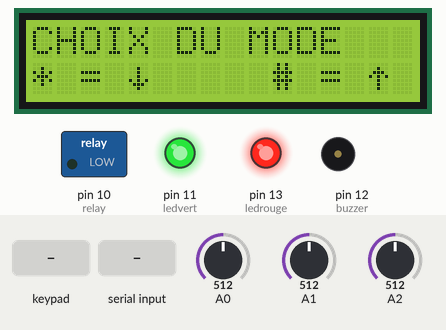
Simulated run of this sketch. Board: Arduino Nano, built with avr-gcc and run on an emulated ATmega328P. Shown: 16×2 character LCD, switched loads named in the sketch (green lamp = pin HIGH), output pins drawn as LEDs (lit = HIGH), buzzer (waves = sounding). Dashed ring = blinking. The test bench sets the inputs (shaded band); at power-on: A1 = 512, A0 = 512, A2 = 512. What the sketch prints to the serial monitor is not drawn.

Above: at 3.3 s.
3.4 s: keypad keys 2 3 4 5 pressed 0.4 s apart
At 5.2 s:
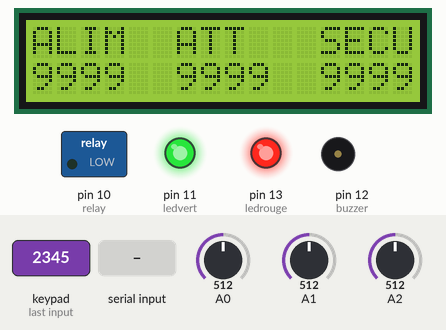
6.5 s: keypad keys 1 3 9 7 pressed 0.4 s apart
At 6.78 s:
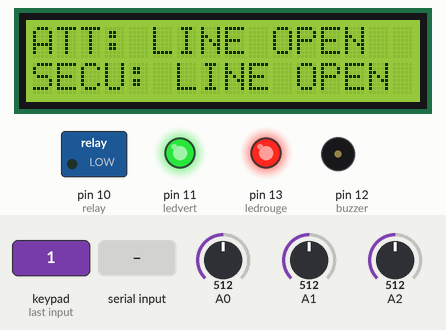
9.6 s: "1\n" received over Serial
At 10.1 s:
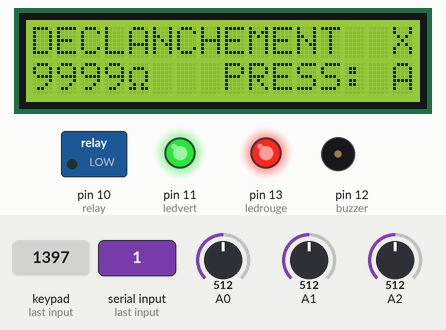
11.1 s: byte 50 ('2') received over Serial
At 11.42 s:
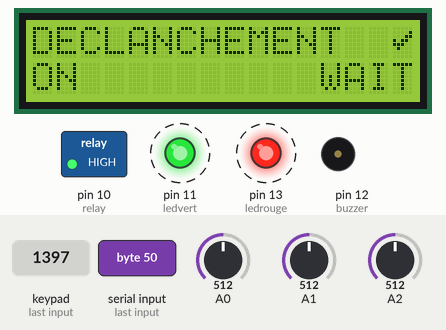
13.1 s: A1 set to 345
At 14.9 s:
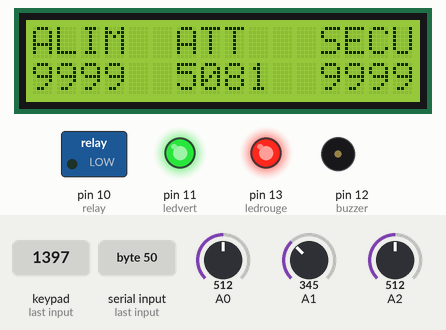
15.4 s: A1 set to 315
At 17.8 s:
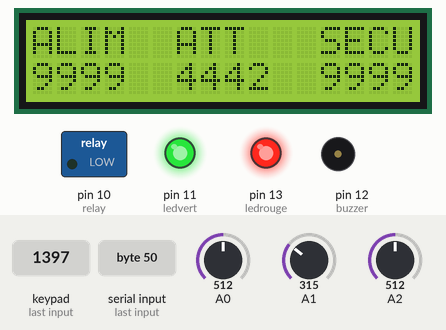
Timing chart, 0 to 18.7 s (numbered marks = the images above; inputs shaded):
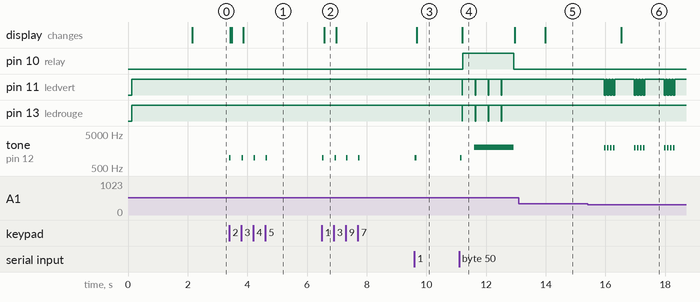

Measured:
- after the input at 3.4 s, tone on pin 12 (buzzer): alternates 1000 Hz for 0.05 s and silent for 0.36 s, 8 changes in all, then stays silent, starting at once; the display: first changes at once (image 1 shows a later state)
- after the input at 6.5 s, tone on pin 12 (buzzer): alternates 1000 Hz for 0.05 s and silent for 0.35 s, 8 changes in all, then stays silent, starting at once; the display: changes after 0.08 s (image 2)
- after the input at 9.6 s, tone on pin 12 (buzzer): silent → 1000 Hz at once, → silent 0.06 s later; the display: changes after 0.07 s (image 3)
- after the input at 11.1 s, pin 10 (relay): LOW → HIGH after 0.12 s, → LOW 1.7 s later; pin 11 (ledvert): alternates HIGH for 0.43 s and LOW for 0.01 s, starting after 0.10 s
- after the input at 13.1 s, the display: changes after 0.88 s (image 5)
- after the input at 15.4 s, pin 11 (ledvert): HIGH → LOW after 0.56 s, then repeats every 1.0 s: 3 × (HIGH 0.05 s, LOW 0.05 s), HIGH 0.66 s, LOW 0.05 s; tone on pin 12 (buzzer): silent → 2000 Hz after 0.56 s, then repeats every 1.0 s: 3 × (silent 0.05 s, 2000 Hz 0.05 s), silent 0.66 s, 2000 Hz 0.05 s; the display: changes after 1.1 s (image 6)

The sketch:

SWF_DEF_EDL_CHECKER_MASTER.ino
```cpp
String VERSION = "CHECKER V_2.1.1";
#include <SoftwareSerial.h>
//initialisation LCD
#include <LiquidCrystal_I2C.h>
LiquidCrystal_I2C lcd(0x27, 16, 2);
//initialisation keypad
#include <Keypad.h>
const byte ROWS = 4; // 4 rows
const byte COLS = 4; // 3 columns
char hexaKeys[ROWS][COLS] = {
{'1','2','3','A'},
{'4','5','6','B'},
{'7','8','9','C'},
{'*','0','#','D'}};
byte rowPins[ROWS] = {2, 3, 4, 5}; // connecté aux pins de sorties des rows clavier
byte colPins[COLS] = {6, 7, 8, 9}; // connecté aux pins de sorties des column clavier
Keypad keypad = Keypad( makeKeymap(hexaKeys), rowPins, colPins, ROWS, COLS );

//Initialisation des variable
int ALIM ;
int ATT ;
int SECU ;
int ALIMOLD;
int ATTOLD;
int SECUOLD;
int MENUOLD ;
int MENUBACK ;
int MENU = 1;
int SATTENTE;
int SSECURITE;
String ATTENTE;
String ATTENTEOLD;
String SECURITE;
String SECURITEOLD;
int key = NO_KEY;
int Rk_3 = 10; //Valeur résistance de comparaison

//initialisation de l'interval de rafreshisement
unsigned long previousMillis = 0;
unsigned long currentMillis = 0;
unsigned long stoprelay = 0;
const long seconde1 = 1000;

//initialisation caractere special fleche haut et bas
byte FBAS[] = {
  B00000,
  B00100,
  B00100,
  B00100,
  B10101,
  B01110,
  B00100,
  B00000
};

byte FHAUT[] = {
  B00000,
  B00100,
  B01110,
  B10101,
  B00100,
  B00100,
  B00100,
  B00000
};

byte Check [] = {
 B00000,
 B00001,
 B00011,
 B10110,
 B11100,
 B01000,
 B00000,
 B00000
};


byte ohm [] = {
  B00000,
  B01110,
  B10001,
  B10001,
  B10001,
  B01010,
  B11011,
  B00000
};

float sinVal;        // crée une variable de type "float" appelée "SinVal" et qui contient la valeur sinusoïdale qui fera monter et descendre la tonalité.
int toneVal;         // crée une variable de type "int" appelée "toneVal" et qui représente la fréquence de la note produite en hertz (Hz).
char mystr[50]; //Initialized variable to store recieved data


int relay = 10;
int ledrouge = 13;
int ledvert = 11;
int buzzer= 12;
void setup() {

Serial.begin(9600) ; // start serial com
lcd.begin();//start lcd
lcd.backlight();// allumage du retro-éclairage
pinMode(ledrouge,OUTPUT);// def pin led rouge
pinMode(ledvert,OUTPUT);// def pin led VERT
pinMode(buzzer, OUTPUT);//def pin buzzer
pinMode(relay, OUTPUT);//def pin relay
lcd.createChar(0, FBAS);//import fleche haut
lcd.createChar(1, FHAUT);//import fleche bas
lcd.createChar(2, Check);//import fleche bas
lcd.createChar(3, ohm);//import fleche bas
lcd.setCursor(0,0);
lcd.print("SWF_MDL_EDL");
lcd.setCursor(0,1);
lcd.print(VERSION);
digitalWrite(ledvert, HIGH);
digitalWrite(ledrouge, HIGH);
delay(2000);
}
void loop() {
LCD(); //Déclanchement de la boucle principal de test
}

/************************************************************************************************************************/
//Boucle de test des valeur
void OHM(){
//regulation du scanne des entrée analogique (1x/Seconde)
unsigned long currentMillis = millis();
if (currentMillis - previousMillis >= seconde1) {
previousMillis = currentMillis;
//Double lecture de A0 pour vider le buffer puis conversion en Ohm
float value = analogRead(0);
delay(5);
value = analogRead(0);
ALIM = (Rk_3 * value / (1024 - value)*1000);
//Double lecture de A1 pour vider le buffer puis conversion en Ohm
float value1 = analogRead(1);
delay(5);
value1 = analogRead(1);
ATT = (Rk_3 * value1 / (1024 - value1)*1000);
//Double lecture de A2 pour vider le buffer puis conversion en Ohm
float value2 = analogRead(2);
delay(5);
value2 = analogRead(2);
SECU = (Rk_3 * value2 / (1024 - value2)*1000);

//conversion des données brut
  //VALUE FOR EATON
/*
if (MENU > 10){
if (ATT < 0 or ATT > 4800){ATTENTE = "ATT: LINE OPEN";SSECURITE= 999;digitalWrite(ledvert, HIGH);noTone(buzzer);}
if (SECU < 0 or SECU > 4800){SECURITE = "SECU: LINE OPEN";SATTENTE= 999;digitalWrite(ledrouge, HIGH);noTone(buzzer);}
if (ATT > 5900 && ATT < 6300 ) {ATTENTE = "1 EN SECU";SSECURITE=1;digitalWrite(ledvert, LOW); tone(buzzer,2000); delay(50);digitalWrite(ledvert, HIGH); noTone(buzzer);delay(200);}
if (ATT > 9500 && ATT < 10200 ) {ATTENTE = "2 EN SECU";SSECURITE=2;digitalWrite(ledvert, LOW); tone(buzzer,2000); delay(50);digitalWrite(ledvert, HIGH); noTone(buzzer);delay(50);digitalWrite(ledvert, LOW); tone(buzzer,2000); delay(50);digitalWrite(ledvert, HIGH); noTone(buzzer);delay(200);}
if (ATT > 13700 && ATT < 14100 ) {ATTENTE = "3 EN SECU";SSECURITE=3;digitalWrite(ledvert, LOW); tone(buzzer,2000); delay(50);digitalWrite(ledvert, HIGH); noTone(buzzer);delay(50);digitalWrite(ledvert, LOW); tone(buzzer,2000); delay(50);digitalWrite(ledvert, HIGH); noTone(buzzer);delay(50);digitalWrite(ledvert, LOW); tone(buzzer,2000); delay(50);digitalWrite(ledvert, HIGH); noTone(buzzer);delay(200);}
if (ATT > 17400 && ATT < 18000 ) {ATTENTE = "4 EN SECU";SSECURITE=4;digitalWrite(ledvert, LOW); tone(buzzer,2000); delay(50);digitalWrite(ledvert, HIGH); noTone(buzzer);delay(50);digitalWrite(ledvert, LOW); tone(buzzer,2000); delay(50);digitalWrite(ledvert, HIGH); noTone(buzzer);delay(50);digitalWrite(ledvert, LOW); tone(buzzer,2000); delay(50);digitalWrite(ledvert, HIGH); noTone(buzzer);delay(50);digitalWrite(ledvert, LOW); tone(buzzer,2000); delay(50);digitalWrite(ledvert, HIGH); noTone(buzzer);delay(200);}
if (SECU > 5900 && SECU < 6300 ) {SECURITE = "1 EN ATT";SATTENTE=1;digitalWrite(ledrouge, LOW); tone(buzzer,800); delay(50);digitalWrite(ledrouge, HIGH); noTone(buzzer);delay(200);}
if (SECU > 9500 && SECU < 10200 ) {SECURITE = "2 EN ATT";SATTENTE=2;digitalWrite(ledrouge, LOW); tone(buzzer,800); delay(50);digitalWrite(ledrouge, HIGH); noTone(buzzer);delay(50);digitalWrite(ledrouge, LOW); tone(buzzer,800); delay(50);digitalWrite(ledrouge, HIGH); noTone(buzzer);delay(200);}
if (SECU > 13700 && SECU < 14100 ) {SECURITE = "3 EN ATT";SATTENTE=3;digitalWrite(ledrouge, LOW); tone(buzzer,800); delay(50);digitalWrite(ledrouge, HIGH); noTone(buzzer);delay(50);digitalWrite(ledrouge, LOW); tone(buzzer,800); delay(50);digitalWrite(ledrouge, HIGH); noTone(buzzer);delay(50);digitalWrite(ledrouge, LOW); tone(buzzer,800); delay(50);digitalWrite(ledrouge, HIGH); noTone(buzzer);delay(200);}
if (SECU > 17400 && SECU < 18000 ) {SECURITE = "4 EN ATT";SATTENTE=4;digitalWrite(ledrouge, LOW); tone(buzzer,800); delay(50);digitalWrite(ledrouge, HIGH); noTone(buzzer);delay(50);digitalWrite(ledrouge, LOW); tone(buzzer,800); delay(50);digitalWrite(ledrouge, HIGH); noTone(buzzer);delay(50);digitalWrite(ledrouge, LOW); tone(buzzer,800); delay(50);digitalWrite(ledrouge, HIGH); noTone(buzzer);delay(50);digitalWrite(ledrouge, LOW); tone(buzzer,800); delay(50);digitalWrite(ledrouge, HIGH); noTone(buzzer);delay(200);}
if (ATT > 2100 && ATT < 2300 ) {ATTENTE = "0 EN SECU FL OK";SSECURITE=5;digitalWrite(ledvert, LOW);tone(buzzer,2000);}
if (SECU > 2100 && SECU < 2300 ) {SECURITE = "0 EN ATT FL OK";SATTENTE=5;digitalWrite(ledrouge, LOW);tone(buzzer,800);}
if (ATT == 0 or (ATT > 0 & ATT < 150)){ATTENTE = "ATT: COURT CIRCUIT";SSECURITE= 100; digitalWrite(ledvert, LOW);tone(buzzer,3000);}
if (SECU == 0 or (SECU > 0 & SECU < 150)){SECURITE = "SECU: COURT CIRCUIT";SATTENTE= 100;digitalWrite(ledrouge, LOW);tone(buzzer,3000);}
if (ALIM == 6384 or ALIM < 0) {ALIM = 9999;}
if (ATT == 6384 or ATT < 0) {ATT = 9999;}
if (SECU == 6384 or SECU < 0) {SECU = 9999;}
*/
//VALUE FOR DEF
if (MENU > 10){
if (ATT < 0 or ATT > 4800){ATTENTE = "ATT: LINE OPEN";SSECURITE= 999;digitalWrite(ledvert, HIGH);noTone(buzzer);}
if (SECU < 0 or SECU > 4800){SECURITE = "SECU: LINE OPEN";SATTENTE= 999;digitalWrite(ledrouge, HIGH);noTone(buzzer);}
if (ATT > 2500 && ATT < 3000 ) {ATTENTE = "1 EN SECU";SSECURITE=1;digitalWrite(ledvert, LOW); tone(buzzer,2000); delay(50);digitalWrite(ledvert, HIGH); noTone(buzzer);delay(200);}
if (ATT > 3100 && ATT < 3500 ) {ATTENTE = "2 EN SECU";SSECURITE=2;digitalWrite(ledvert, LOW); tone(buzzer,2000); delay(50);digitalWrite(ledvert, HIGH); noTone(buzzer);delay(50);digitalWrite(ledvert, LOW); tone(buzzer,2000); delay(50);digitalWrite(ledvert, HIGH); noTone(buzzer);delay(200);}
if (ATT > 3600 && ATT < 4000 ) {ATTENTE = "3 EN SECU";SSECURITE=3;digitalWrite(ledvert, LOW); tone(buzzer,2000); delay(50);digitalWrite(ledvert, HIGH); noTone(buzzer);delay(50);digitalWrite(ledvert, LOW); tone(buzzer,2000); delay(50);digitalWrite(ledvert, HIGH); noTone(buzzer);delay(50);digitalWrite(ledvert, LOW); tone(buzzer,2000); delay(50);digitalWrite(ledvert, HIGH); noTone(buzzer);delay(200);}
if (ATT > 4100 && ATT < 4800 ) {ATTENTE = "4 EN SECU";SSECURITE=4;digitalWrite(ledvert, LOW); tone(buzzer,2000); delay(50);digitalWrite(ledvert, HIGH); noTone(buzzer);delay(50);digitalWrite(ledvert, LOW); tone(buzzer,2000); delay(50);digitalWrite(ledvert, HIGH); noTone(buzzer);delay(50);digitalWrite(ledvert, LOW); tone(buzzer,2000); delay(50);digitalWrite(ledvert, HIGH); noTone(buzzer);delay(50);digitalWrite(ledvert, LOW); tone(buzzer,2000); delay(50);digitalWrite(ledvert, HIGH); noTone(buzzer);delay(200);}
if (SECU > 2500 && SECU < 3000 ) {SECURITE = "1 EN ATT";SATTENTE=1;digitalWrite(ledrouge, LOW); tone(buzzer,800); delay(50);digitalWrite(ledrouge, HIGH); noTone(buzzer);delay(200);}
if (SECU > 3100 && SECU < 3500 ) {SECURITE = "2 EN ATT";SATTENTE=2;digitalWrite(ledrouge, LOW); tone(buzzer,800); delay(50);digitalWrite(ledrouge, HIGH); noTone(buzzer);delay(50);digitalWrite(ledrouge, LOW); tone(buzzer,800); delay(50);digitalWrite(ledrouge, HIGH); noTone(buzzer);delay(200);}
if (SECU > 3600 && SECU < 4000 ) {SECURITE = "3 EN ATT";SATTENTE=3;digitalWrite(ledrouge, LOW); tone(buzzer,800); delay(50);digitalWrite(ledrouge, HIGH); noTone(buzzer);delay(50);digitalWrite(ledrouge, LOW); tone(buzzer,800); delay(50);digitalWrite(ledrouge, HIGH); noTone(buzzer);delay(50);digitalWrite(ledrouge, LOW); tone(buzzer,800); delay(50);digitalWrite(ledrouge, HIGH); noTone(buzzer);delay(200);}
if (SECU > 4100 && SECU < 4800 ) {SECURITE = "4 EN ATT";SATTENTE=4;digitalWrite(ledrouge, LOW); tone(buzzer,800); delay(50);digitalWrite(ledrouge, HIGH); noTone(buzzer);delay(50);digitalWrite(ledrouge, LOW); tone(buzzer,800); delay(50);digitalWrite(ledrouge, HIGH); noTone(buzzer);delay(50);digitalWrite(ledrouge, LOW); tone(buzzer,800); delay(50);digitalWrite(ledrouge, HIGH); noTone(buzzer);delay(50);digitalWrite(ledrouge, LOW); tone(buzzer,800); delay(50);digitalWrite(ledrouge, HIGH); noTone(buzzer);delay(200);}
if (ATT > 2100 && ATT < 2300 ) {ATTENTE = "0 EN SECU FL OK";SSECURITE=5;digitalWrite(ledvert, LOW);tone(buzzer,2000);}
if (SECU > 2100 && SECU < 2300 ) {SECURITE = "0 EN ATT FL OK";SATTENTE=5;digitalWrite(ledrouge, LOW);tone(buzzer,800);}
if (ATT == 0 or (ATT > 0 & ATT < 150)){ATTENTE = "ATT: COURT CIRCUIT";SSECURITE= 100; digitalWrite(ledvert, LOW);tone(buzzer,3000);}
if (SECU == 0 or (SECU > 0 & SECU < 150)){SECURITE = "SECU: COURT CIRCUIT";SATTENTE= 100;digitalWrite(ledrouge, LOW);tone(buzzer,3000);}
if (ALIM > 6000 or ALIM < 0) {ALIM = 9999;}
if (ATT > 6000 or ATT < 0) {ATT = 9999;}
if (SECU > 6000 or SECU < 0) {SECU = 9999;}

//Emission des info vers port serie pour reception sur arduino nano
Serial.print("Z");
Serial.print(ALIM);
Serial.print("Y");
Serial.print(ATT);
Serial.print("X");
Serial.print(SECU);
Serial.print("W");
Serial.print(SATTENTE);
Serial.print("V");
Serial.print(SSECURITE);
Serial.print("!");
Serial.print(MENU);
Serial.println(">");}
}
}

/************************************************************************************************************************/
//Boucle gestion des touche
void KEYPADVOID(){
char key = keypad.getKey();

//Reception des commande distante depuis le port serie
if (Serial.available()){
  int READ = Serial.read();
  if (READ == '1') key = 'B';
  else if (READ == '2') key = 'A';
  else if (READ == '3') MENU = 14;tone (12, 1000, 50);
  //Serial.print(READ);
  }

//configuration des touche de keypad pour acces au menu
 if (key != NO_KEY){
 tone (12, 1000, 50); // allume le buzzer actif arduino
 if (key == '*' and MENU < 5 and MENU > 1){MENU--;}
 if (key == '1'){MENU=12;}
 if (key == '2'){MENU=13;}
 if (key == '3'){MENU=14;}
 if (key== '#' and MENU < 4 and MENU > 0){MENU++;}
 if (key== 'B' ) {MENU= 20;}
 if (key== 'D' and MENU == 2) {MENU = 12;}
 if (key== 'D' and MENU == 3) {MENU = 13;}
 if (key== 'D' and MENU == 4) {MENU = 14;}
 if (key== 'C' and MENU == 12) {MENU = 2;}
 if (key== 'C' and MENU == 13) {MENU = 3;}
 if (key== 'C' and MENU == 14) {MENU = 4;}
 if (key== 'C' and MENU == 20) {MENU= 1;}
 if (key== 'A' and MENU == 20) {MENU= 21;}
lcd.clear();
key == NO_KEY;
    }
}
//Boucle principal affichage lcd et menu
void LCD(){
//MENU 1 a 4 Menu principal de selection
while (MENU == 1) {
digitalWrite(ledvert, HIGH);
digitalWrite(ledrouge, HIGH);
noTone(buzzer);
if (MENU != MENUOLD){lcd.clear();}
MENUOLD=1;
MENUBACK=1;
KEYPADVOID();
lcd.setCursor(0,0);
lcd.print("CHOIX DU MODE");
lcd.setCursor(0,1);
lcd.print("* = ");
lcd.write(0);
lcd.setCursor(10,1);
lcd.print("# = ");
lcd.write(1);

}

while (MENU == 2) {
digitalWrite(ledvert, HIGH);
digitalWrite(ledrouge, HIGH);
noTone(buzzer);
if (MENU != MENUOLD){lcd.clear();}
MENUOLD=2;
MENUBACK=2;
KEYPADVOID();
lcd.setCursor(0,0);
lcd.print("TEST VOLET / CCF");
lcd.setCursor(0,1);
lcd.print("ALIM");
lcd.setCursor(6,1);
lcd.print("ATT");
lcd.setCursor(12,1);
lcd.print("SECU");

}
while (MENU == 3) {
digitalWrite(ledvert, HIGH);
digitalWrite(ledrouge, HIGH);
noTone(buzzer);
if (MENU != MENUOLD){lcd.clear();}
MENUOLD=3;
MENUBACK=3;
KEYPADVOID();
lcd.setCursor(0,0);
lcd.print("TEST PCF");
lcd.setCursor(0,1);
lcd.print("ALIM");
lcd.setCursor(6,1);
lcd.print("");
lcd.setCursor(12,1);
lcd.print("SECU");

}

while (MENU == 4) {
digitalWrite(ledvert, HIGH);
digitalWrite(ledrouge, HIGH);
noTone(buzzer);
if (MENU != MENUOLD){lcd.clear();}
MENUOLD=4;
MENUBACK=4;
KEYPADVOID();
lcd.setCursor(0,0);
lcd.print("TEST Ohmmetre");
lcd.setCursor(0,1);
lcd.print("ALIM");
lcd.setCursor(6,1);
lcd.print("ATT");
lcd.setCursor(12,1);
lcd.print("SECU");
}
//MENU 12 a 14 Menu principal d'affichage des valeur et de test
while (MENU == 12){
if (MENU != MENUOLD){lcd.clear();}
if (SECURITE != SECURITEOLD or ATTENTE != ATTENTEOLD){lcd.clear();}
SECURITEOLD=SECURITE;
ATTENTEOLD=ATTENTE;
MENUOLD=12;
MENUBACK=12;
KEYPADVOID();
OHM();
lcd.setCursor(0,0);
lcd.print(ATTENTE);
lcd.setCursor(0,1);
lcd.print(SECURITE);
}


while (MENU == 13){
if (MENU != MENUOLD){lcd.clear();}
if (SECURITE != SECURITEOLD){lcd.clear();}
SECURITEOLD=SECURITE;
MENUOLD=13;
MENUBACK=13;
KEYPADVOID();
OHM();
lcd.setCursor(0,0);
lcd.print(SECURITE);
}

while (MENU == 14){
if (MENU != MENUOLD){lcd.clear();}
MENUOLD=14;
MENUBACK=14;
KEYPADVOID();
OHM();
if (ALIM != ALIMOLD or ATT != ATTOLD or SECU != SECUOLD){lcd.clear();}
lcd.setCursor(0,0);
lcd.print("ALIM");
lcd.setCursor(0,1);
lcd.print(ALIM);
ALIMOLD = ALIM ;
lcd.setCursor(6,0);
lcd.print("ATT");
lcd.setCursor(6,1);
lcd.print(ATT);
ATTOLD = ATT;
lcd.setCursor(12,0);
lcd.print("SECU");
lcd.setCursor(12,1);
lcd.print(SECU);
SECUOLD = SECU;
}
//MENU 20 & 21 declanchement du relay
while (MENU == 20){
noTone(12);
if (MENU != MENUOLD){lcd.clear();}
if (ALIM != ALIMOLD){lcd.clear();}
ALIMOLD = ALIM ;
MENUOLD=20;
KEYPADVOID();
OHM();
lcd.setCursor(0,0);
lcd.print("DECLANCHEMENT  X");
lcd.setCursor(0,1);
lcd.print(ALIM);
lcd.setCursor(4,1);
lcd.write(3);
lcd.setCursor(8,1);
lcd.print("PRESS: A");


}
while (MENU == 21){
if (MENU != MENUOLD){lcd.clear(); unsigned long currentMillis = millis(); stoprelay=currentMillis+1500; digitalWrite(ledvert, HIGH);digitalWrite(ledrouge, HIGH);}
MENUOLD=21;
KEYPADVOID();
lcd.setCursor(0,0);
lcd.print("DECLANCHEMENT ");
lcd.setCursor(15,0);
lcd.write(2);
lcd.setCursor(0,1);
lcd.print("ON          WAIT");
digitalWrite(ledrouge, LOW); digitalWrite(ledvert, LOW);delay(10);digitalWrite(ledrouge, HIGH); digitalWrite(ledvert, HIGH);delay(10);digitalWrite(relay, HIGH);
for(int x=0; x<180; x++){                   // crée une variable "x" de type "int" dont la valeur de départ est de 0 et qui lorsqu'elle est inférieur
                                                 // à 180 augmente de +1. Ce qui permet de s'arrurer que la valeur sinusoïdale ne va pas dans le négatif.

        sinVal = (sin(x*(3.1412/180)));         // permet de convertir la valeur de x en radians pour la suite du programme.
        toneVal = 2000+(int(sinVal*1000));      // formule qui permet de convertir la variable en une nouvelle varianble "toneVal" qui défénira la fréquence du Buzzer.
        tone(buzzer, toneVal);                      // utilise la fonction tone, constituer du numéro de la Broche (13) et de la fréquence (toneVal)
        delay(2);
        }
unsigned long currentMillis = millis();
if (currentMillis >= stoprelay) {
previousMillis = currentMillis;
MENU=MENUBACK;
digitalWrite(relay, LOW);
noTone(12);
}

}}
```
